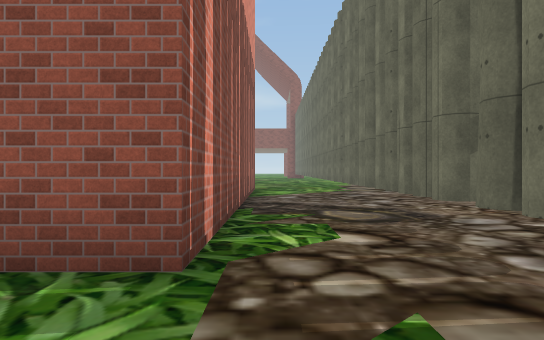
view 1 (above)

24 first-person views from a walk through a 3-D level made in the Unity game engine. The camera is 1.3 m above the floor, looks level and sees 70° across. The floor is counted in squares, 2 m on a side. Each view is taken from the middle of a square. On the plan, view 1 faces up. The plan holds only what a view shows up to about 11 squares ahead; the rest is blank. The place goes on beyond the plan. The player is left out. Some animated figures are left out. Some surface patterns are stand-ins.

view 2
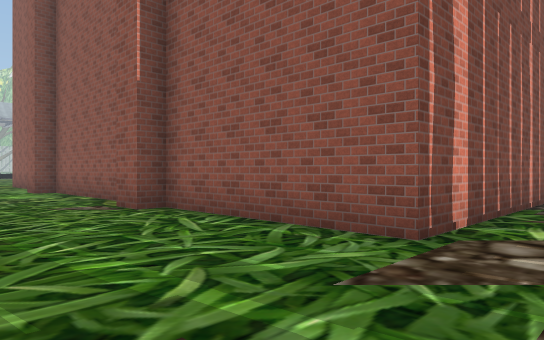

view 3
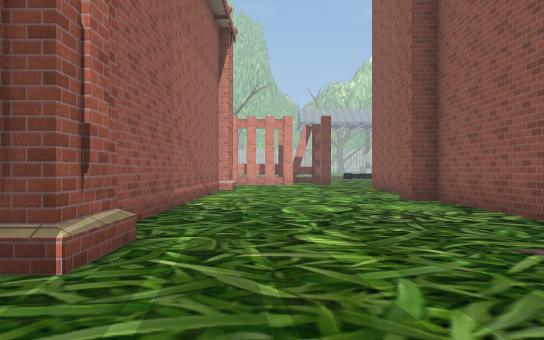

view 4
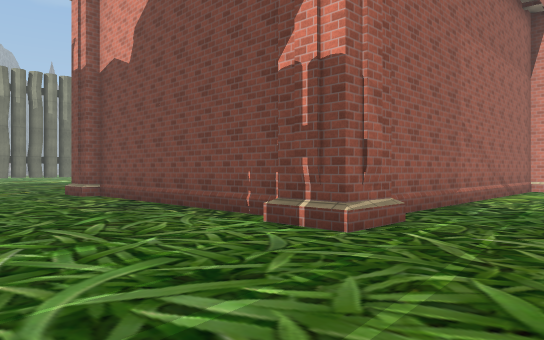

view 5
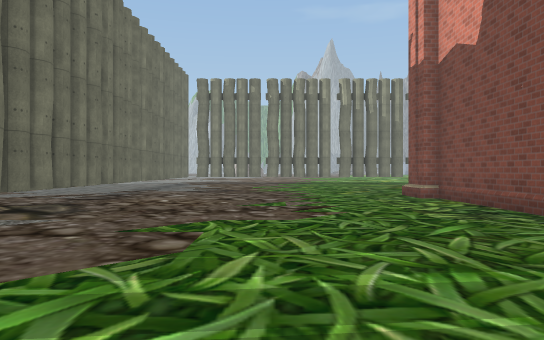

view 6
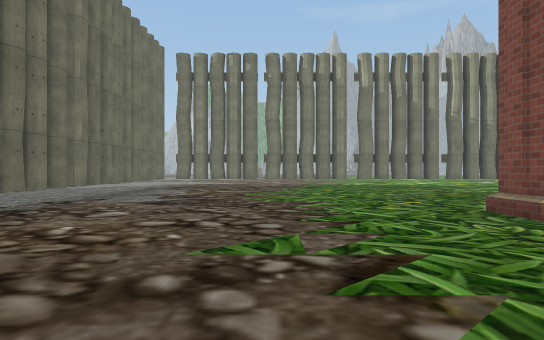

view 7
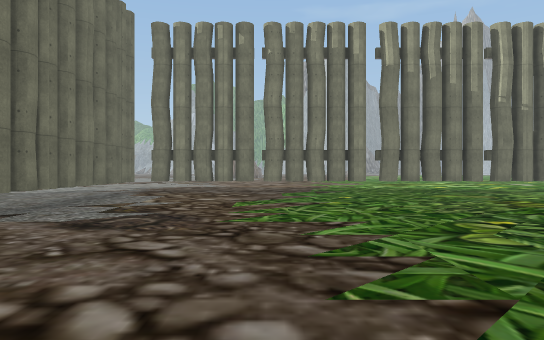

view 8
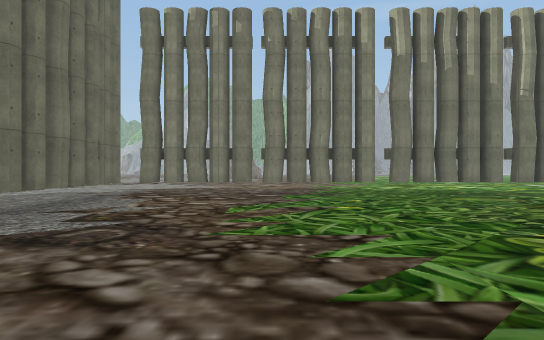

view 9
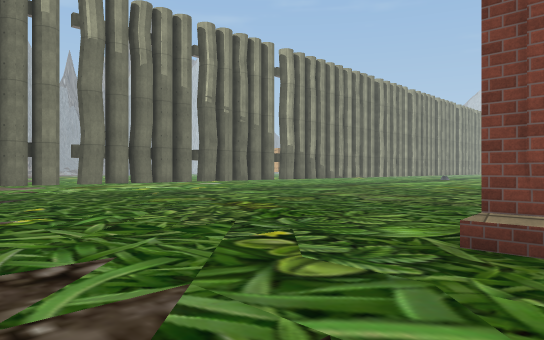

view 10
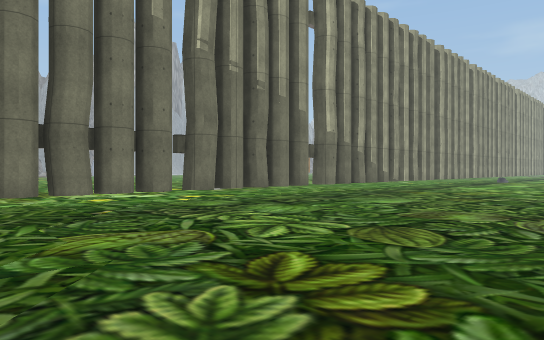

view 11
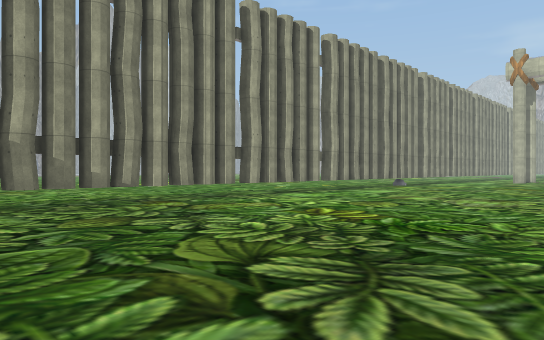

view 12
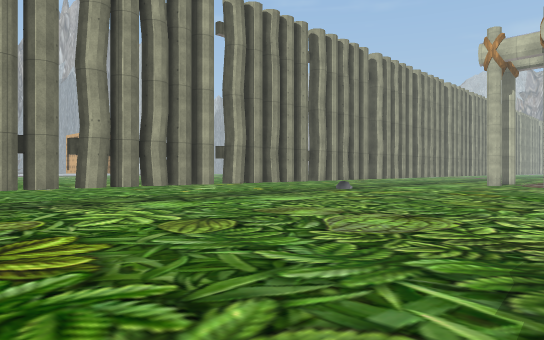

view 13
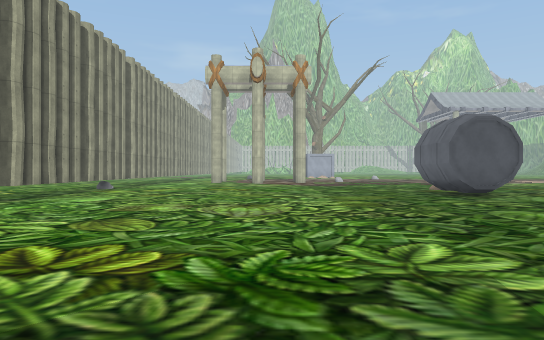

view 14
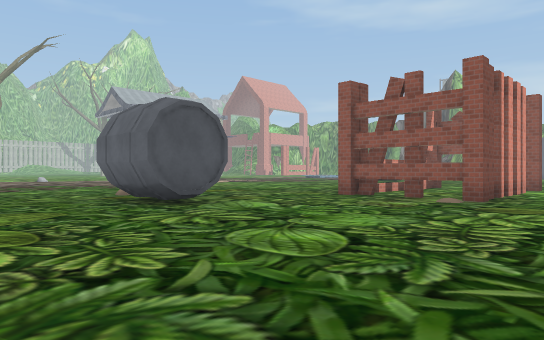

view 15
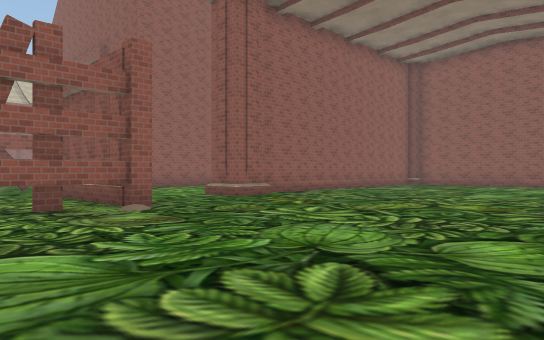

view 16
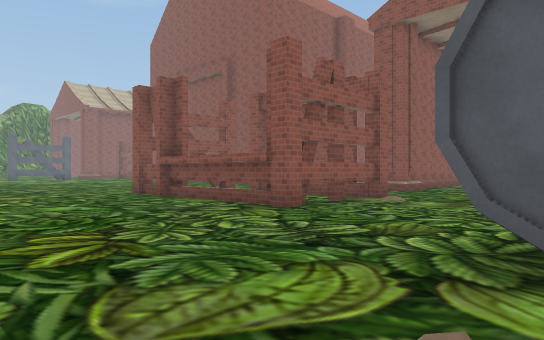

view 17
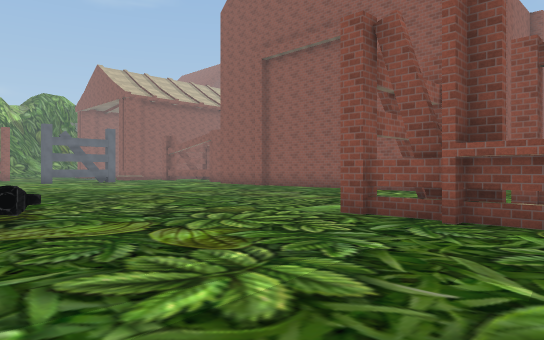

view 18
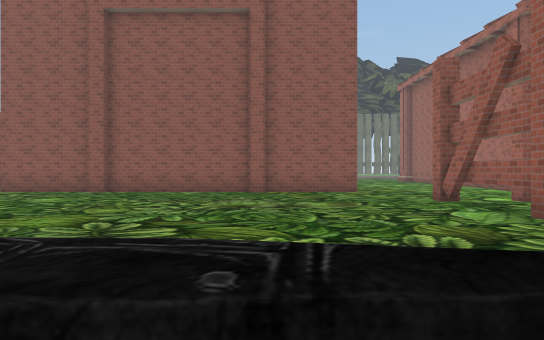

view 19
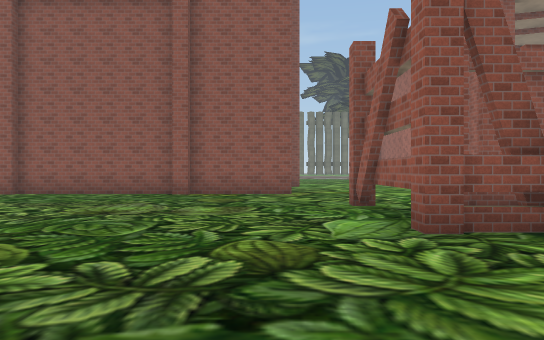

view 20
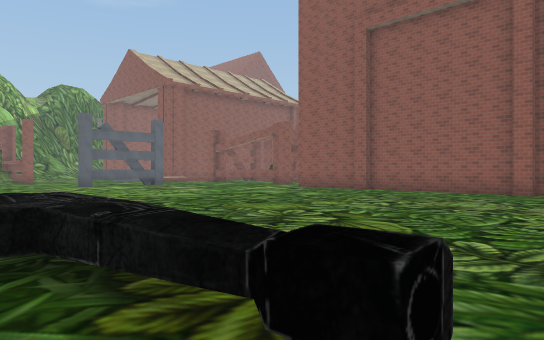

view 21
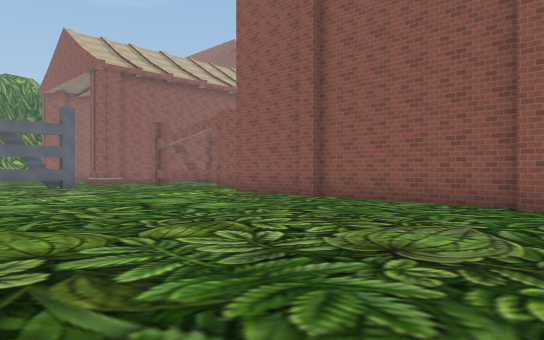

view 22
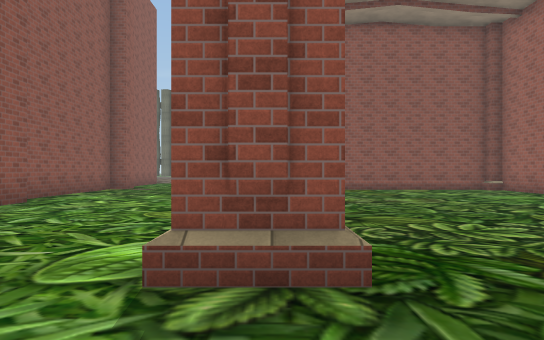

view 23
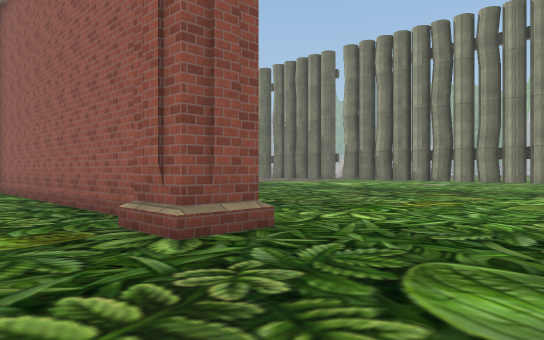

view 24
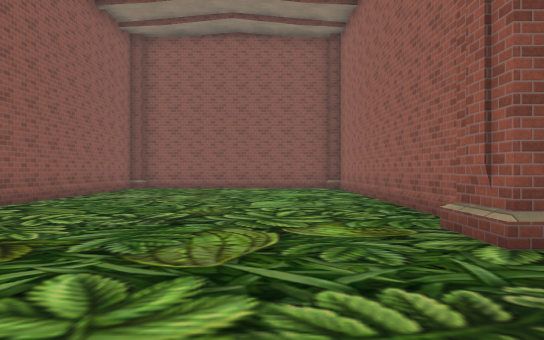

### Floor plan
Key: @ floor where view 1 was taken; # wall or solid block; x gap in a wall; . floor; / step, stairs or slope; ^ raised ledge; T thing the floor can be seen under or through; O other object.
Columns run from 28 left of view 1 to 5 right of it. Each row starts with its distance up from view 1.
 15       ....
 14     .......
 13     ........
 12     ........#
 11     ........#              #..#.
 10    .........#              #..#..
  9    .........#              #..#..
  8    .........#              #..#..
  7  ^..........#              #..#..
  6 .^..........#              #..#..
  5 .^..........#              #..#..
  4  ^..........#              #..x.
  3 ............###  ###########..#
  2  ............ ..##....##......
  1 .....##x#.... ................
  0 .....# .x...................@
 -1  ....# .#................... .
 -2 .....# .#...................
 -3  ....# .#...###########......
 -4  ....##x#...........  #......
 -5  ......./............ #.......
 -6 ..................... #.......
 -7 ..................... #.......T
 -8  ..OO................ #.......T.
 -9 ...OO................ #.......T..
-10 ...OO.......#........ #.......T..
-11 ............###########.......T...
-12    ............ . ............T...
-13    ...........................T..
-14 ..............................T..
-15 ..............................T...
-16 ..............................x...
-17  .............................#..
-18   ............................#...
-19    ...........................#...
-20    ############################...

Positions as (right, up) in squares from view 1, and headings:
1: (0, 0), facing up
2: (1, -1), facing up-left
3: (-3, -1), facing left
4: (-2, 0), facing down-left
5: (-2, -1), facing down
6: (-2, -5), facing down
7: (-2, -8), facing down
8: (-2, -9), facing down
9: (-2, -10), facing down-left
10: (-5, -14), facing down-left
11: (-12, -12), facing down-left
12: (-16, -12), facing down-left
13: (-14, -14), facing left
14: (-17, -13), facing up-left
15: (-23, -11), facing up-right
16: (-28, -9), facing up-right
17: (-28, -2), facing up-right
18: (-28, 5), facing right
19: (-27, 3), facing right
20: (-28, 3), facing up-right
21: (-24, 4), facing up-right
22: (-19, -3), facing right
23: (-20, -8), facing down-right
24: (-20, -8), facing right
